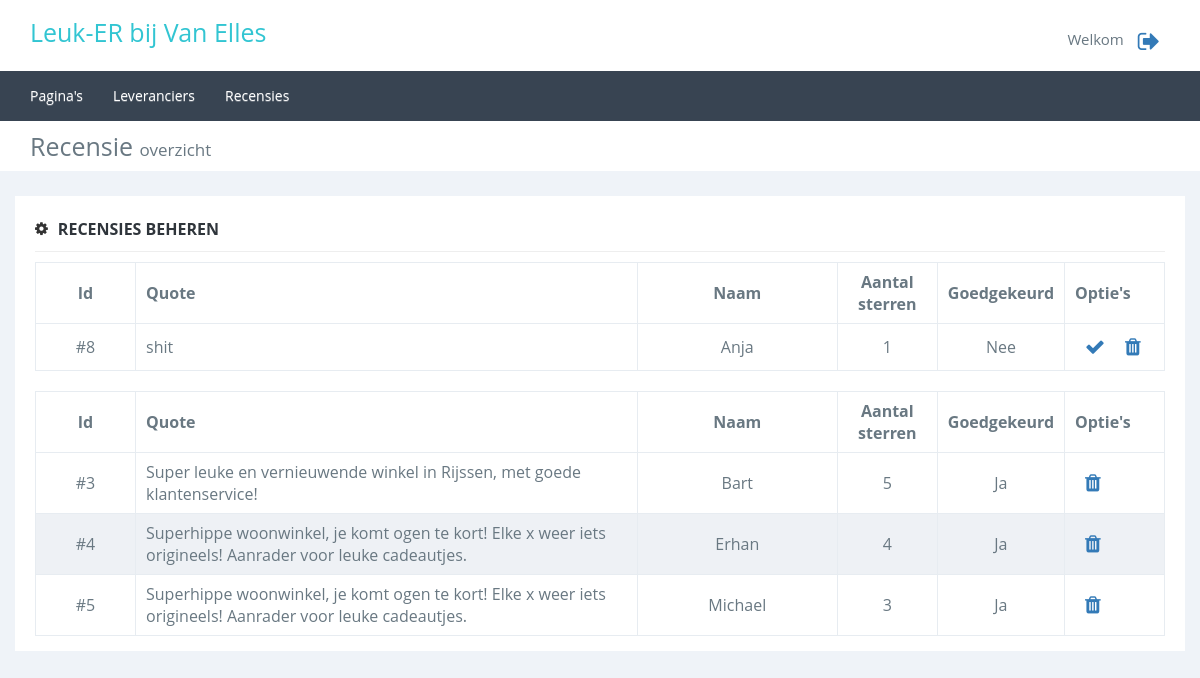
The app's page /admin/recensie_goedkeuren.php (signed in), older data.
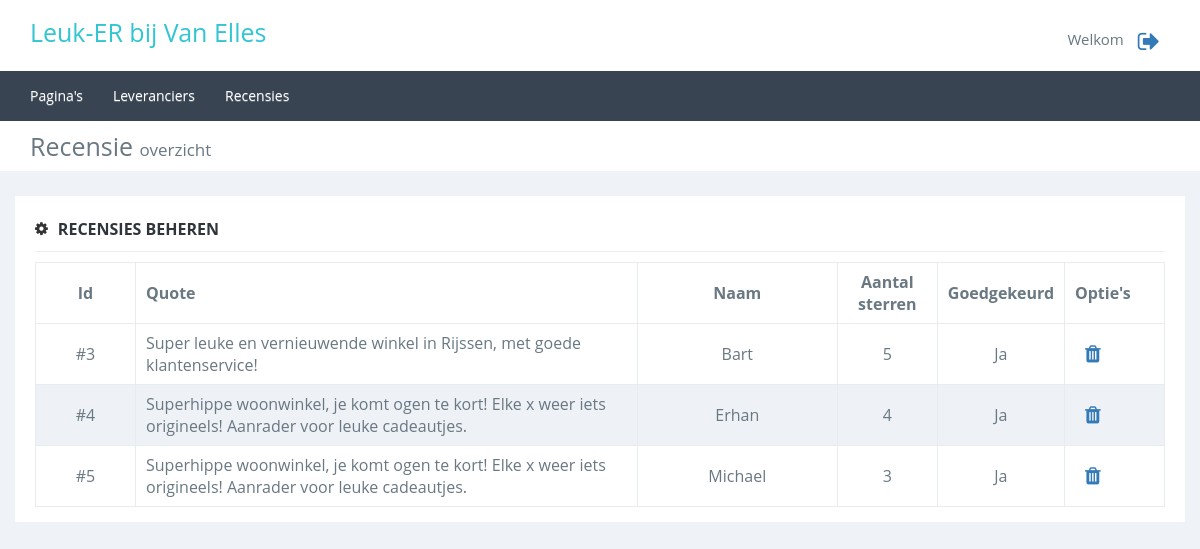
The same page, newer data.
### tables this page shows
CREATE TABLE `review` (
  `review_id` int(11) NOT NULL,
  `quote` varchar(200) NOT NULL,
  `rating` int(1) NOT NULL,
  `user_id` int(11) NOT NULL,
  `datum` datetime NOT NULL DEFAULT CURRENT_TIMESTAMP,
  `active` int(1) NOT NULL DEFAULT '0' COMMENT '0 = Niet geaccepteerd, 1 = geaccepteerd'
);

CREATE TABLE `user` (
  `user_id` int(11) NOT NULL,
  `email` varchar(45) NOT NULL,
  `first_name` varchar(45) DEFAULT NULL,
  `insertion` varchar(45) DEFAULT NULL,
  `last_name` varchar(45) DEFAULT NULL,
  `birthday` datetime DEFAULT NULL,
  `phonenumber` int(12) DEFAULT NULL,
  `city` varchar(45) DEFAULT NULL,
  `address` varchar(45) DEFAULT NULL,
  `zipcode` varchar(45) DEFAULT NULL,
  `role` int(11) NOT NULL DEFAULT '2',
  `newsletter` int(1) NOT NULL DEFAULT '0' COMMENT '0=nee, 1=ja'
);

### admin/classes/recensie.class.php (called while the page is built, shortened)
<?php
class recensie
{
    private $_db;
    public function __construct()
    {
        $this->_db = new Connection();
        $this->_db = $this->_db->databaseConnection();
    }
    public function getAllrecensie($active = 0)
    {
        try {
            $query = $this->_db->prepare('
                    SELECT r.review_id, r.quote, r.rating, u.first_name, r.active
                    FROM review r
                    JOIN user u ON r.user_id = u.user_id
                    WHERE active = :active;
                ');
            $query->bindValue(":active", $active);
            if ($query->execute()) {
                return $content = $query->fetchAll();
            } else {
                return false;
            }
        } catch (PDOexception $e) {
            return false;
        }
    }
}
?>

### admin/classes/connection.class.php (called while the page is built, shortened)
<?php
class Connection {
    public function databaseConnection() {
        try {
            $this->_db = new PDO('mysql:host=localhost;dbname=vanelles', 'root', '');
            return $this->_db;
        } catch (PDOException $e) {
            echo "<h3>Let op</h3>Er is helaas een probleem met het verbinden van de server, probeer het later nog eens.";
            exit;
        }
    }
}

### admin/recensie_goedkeuren.php (the view, shortened to what this page needs)
<div class="content">
    <?php
    include_once('includes/header.php');
    $recensie = new recensie();
    $recensieListActive = $recensie->getAllrecensie(1);
    $recensieLIstInActive = $recensie->getAllrecensie(0);
    ?>
    <div class="pagetitel marbot">
        <div class="container">
            <div class="row">
                <div class="col-xs-12">Recensie <span>overzicht</span></div>
            </div>
        </div>
    </div>
    <div class="container">
        <div class="row">
            <div class="col-xs-12 inhoud">
                <div class="titel">
                    <i class="fa fa-cog"></i><span>Recensies beheren</span>
                </div>
                <?php
                if($recensieLIstInActive != false) {
                    echo '
                        <table class="maintable"  style="margin-bottom: 20px;">
                            <thead>
                                <tr>
                                    <th>Id</th>
                                    <th>Quote</th>
                                    <th>Naam</th>
                                    <th>Aantal sterren</th>
                                    <th>Goedgekeurd</th>
                                    <th style="width: 100px;">Optie\'s</th>
                                </tr>
                            </thead>
                            <tbody>';
                    foreach($recensieLIstInActive as $value) {
                        echo '
                            <tr>
                                <td>#'.$value['review_id'].'</td>
                                <td>'.$value['quote'].'</td>
                                <td>'.$value['first_name'].'</td>
                                <td>'.$value['rating'].'</td>
                                <td>Nee</td>
                                <td><a href="recensie_goedkeuren.php?accepid='.$value['review_id'].'" title="Goedkeuren" data-id="'.$value['review_id'].'"><i class="fa fa-check"></i></a><a class="confirm" href="recensie_goedkeuren.php?verid='.$value['review_id'].'" title="Verwijderen" data-id="'.$value['review_id'].'"><i class="fa fa-trash"></i></a></td>
                            </tr>';
                    }
                    echo '
                            </tbody>
                        </table>';
                }
                if($recensieListActive != false) {
                    echo '
                        <table class="maintable">
                            <thead>
                                <tr>
                                    <th>Id</th>
                                    <th>Quote</th>
                                    <th>Naam</th>
                                    <th>Aantal sterren</th>
                                    <th>Goedgekeurd</th>
                                    <th style="width: 100px;">Optie\'s</th>
                                </tr>
                            </thead>
                            <tbody>';
                    foreach($recensieListActive as $value) {
                        echo '
                            <tr>
                                <td>#'.$value['review_id'].'</td>
                                <td>'.$value['quote'].'</td>
                                <td>'.$value['first_name'].'</td>
                                <td>'.$value['rating'].'</td>
                                <td>Ja</td>
                                <td><a class="confirm" href="recensie_goedkeuren.php?verid='.$value['review_id'].'" title="Verwijderen" data-id="'.$value['review_id'].'"><i class="fa fa-trash"></i></a></td>
                            </tr>';
                    }
                    echo '
                            </tbody>
                        </table>';
                }
                ?>
            </div>
        </div>
    </div>
</div>
</body>
</html>

Row changes from the older to the newer data that the page shows:
removed review: review_id "8", quote "shit", user.first_name "Anja", rating "1"
Text that changed along with them:
text no longer shown: "Id Quote Naam Aantal sterren Goedgekeurd Optie ' s"
